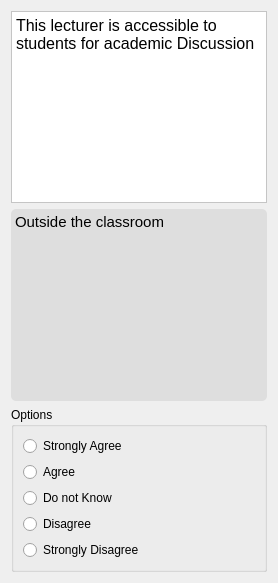
               <widget class="QWidget" name="page_51">
                <layout class="QVBoxLayout" name="verticalLayout_145">
                 <item>
                  <widget class="QTextBrowser" name="textBrowser_109">
                   <property name="styleSheet">
                    <string notr="true">background-color: rgb(255, 255, 255);</string>
                   </property>
                   <property name="html">
                    <string>&lt;!DOCTYPE HTML PUBLIC &quot;-//W3C//DTD HTML 4.0//EN&quot; &quot;http://www.w3.org/TR/REC-html40/strict.dtd&quot;&gt;
&lt;html&gt;&lt;head&gt;&lt;meta name=&quot;qrichtext&quot; content=&quot;1&quot; /&gt;&lt;style type=&quot;text/css&quot;&gt;
p, li { white-space: pre-wrap; }
&lt;/style&gt;&lt;/head&gt;&lt;body style=&quot; font-family:'Comic Sans MS'; font-size:10pt; font-weight:400; font-style:normal;&quot;&gt;
&lt;p style=&quot; margin-top:0px; margin-bottom:0px; margin-left:0px; margin-right:0px; -qt-block-indent:0; text-indent:0px;&quot;&gt;&lt;span style=&quot; font-family:'consolas'; font-size:12pt;&quot;&gt;This lecturer is accessible to students for academic Discussion&lt;/span&gt;&lt;/p&gt;&lt;/body&gt;&lt;/html&gt;</string>
                   </property>
                  </widget>
                 </item>
                 <item>
                  <widget class="QTextBrowser" name="textBrowser_110">
                   <property name="styleSheet">
                    <string notr="true">background-color: rgb(222, 222, 222);
border-radius: 5px;</string>
                   </property>
                   <property name="html">
                    <string>&lt;!DOCTYPE HTML PUBLIC &quot;-//W3C//DTD HTML 4.0//EN&quot; &quot;http://www.w3.org/TR/REC-html40/strict.dtd&quot;&gt;
&lt;html&gt;&lt;head&gt;&lt;meta name=&quot;qrichtext&quot; content=&quot;1&quot; /&gt;&lt;style type=&quot;text/css&quot;&gt;
p, li { white-space: pre-wrap; }
&lt;/style&gt;&lt;/head&gt;&lt;body style=&quot; font-family:'Comic Sans MS'; font-size:10pt; font-weight:400; font-style:normal;&quot;&gt;
&lt;p style=&quot; margin-top:0px; margin-bottom:0px; margin-left:0px; margin-right:0px; -qt-block-indent:0; text-indent:0px;&quot;&gt;&lt;span style=&quot; font-family:'consolas'; font-size:11pt;&quot;&gt;Outside the classroom&lt;/span&gt;&lt;/p&gt;&lt;/body&gt;&lt;/html&gt;</string>
                   </property>
                  </widget>
                 </item>
                 <item>
                  <widget class="QGroupBox" name="groupBox_39">
                   <property name="styleSheet">
                    <string notr="true">QRadionButton:{
	font: 10pt &quot;Comic Sans MS&quot;;
}</string>
                   </property>
                   <property name="title">
                    <string>Options</string>
                   </property>
                   <property name="flat">
                    <bool>false</bool>
                   </property>
                   <layout class="QVBoxLayout" name="verticalLayout_146">
                    <item>
                     <layout class="QVBoxLayout" name="verticalLayout_147">
                      <item>
                       <widget class="QRadioButton" name="radioButton_13_6">
                        <property name="styleSheet">
                         <string notr="true"/>
                        </property>
                        <property name="text">
                         <string>Strongly Agree</string>
                        </property>
                       </widget>
                      </item>
                      <item>
                       <widget class="QRadioButton" name="radioButton_13_7">
                        <property name="text">
                         <string>Agree</string>
                        </property>
                       </widget>
                      </item>
                      <item>
                       <widget class="QRadioButton" name="radioButton_13_8">
                        <property name="text">
                         <string>Do not Know</string>
                        </property>
                       </widget>
                      </item>
                      <item>
                       <widget class="QRadioButton" name="radioButton_13_9">
                        <property name="text">
                         <string>Disagree</string>
                        </property>
                       </widget>
                      </item>
                      <item>
                       <widget class="QRadioButton" name="radioButton_13_10">
                        <property name="text">
                         <string>Strongly Disagree</string>
                        </property>
                       </widget>
                      </item>
                     </layout>
                    </item>
                   </layout>
                  </widget>
                 </item>
                </layout>
               </widget>
